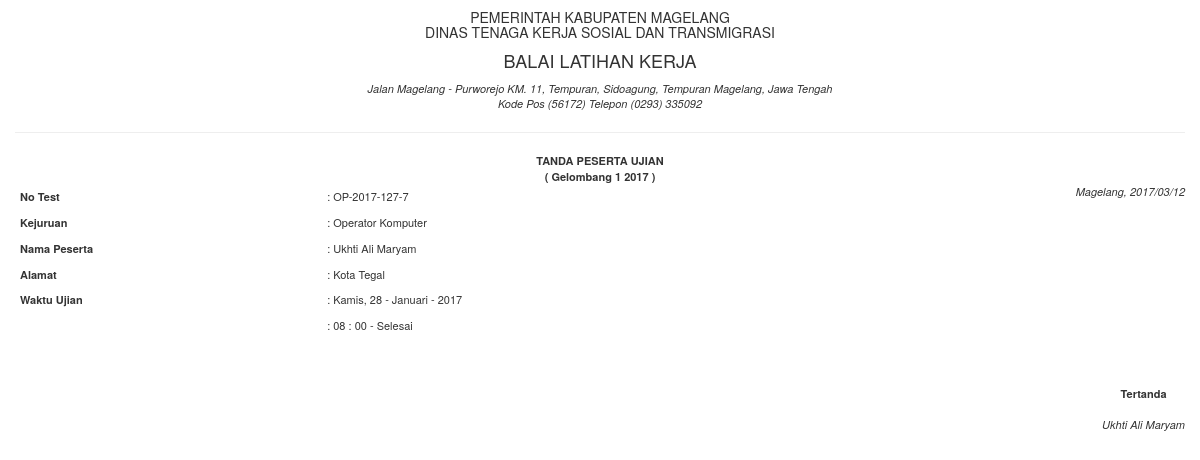
Screenshot of /contents.php?id=7 with the database file from the repository.
### tables this page shows
CREATE TABLE IF NOT EXISTS `gelombang` (
  `idGelombang` int(11) NOT NULL AUTO_INCREMENT,
  `idKejuruan` int(11) NOT NULL,
  `nama` varchar(255) NOT NULL,
  `kuota` int(11) DEFAULT '0',
  `syarat` text,
  `gelombangDibuka` date DEFAULT NULL,
  `keterangan` enum('Tutup','Buka') NOT NULL,
  PRIMARY KEY (`idGelombang`),
  KEY `idKejuruan` (`idKejuruan`)
);

CREATE TABLE IF NOT EXISTS `peserta` (
  `id_peserta` int(11) NOT NULL AUTO_INCREMENT,
  `nama` varchar(100) NOT NULL,
  `id_kejuruan` int(11) NOT NULL,
  `nik` varchar(100) NOT NULL,
  `ttl` text NOT NULL,
  `jk` enum('pria','wanita') NOT NULL,
  `id_agama` int(11) NOT NULL,
  `skawin` enum('Menikah','Belum') NOT NULL,
  `id_pendidikan` int(11) NOT NULL,
  `alamat` varchar(50) NOT NULL,
  `telp` varchar(25) NOT NULL,
  `p_kursus` text,
  `p_kerja` text,
  `nama_ortu` varchar(50) NOT NULL,
  `pk_ortu` varchar(30) NOT NULL,
  `alamat_ortu` varchar(100) NOT NULL,
  `ijazah` varchar(450) NOT NULL,
  `ktp` varchar(450) NOT NULL,
  `tanggalDaftar` date NOT NULL,
  `status_peserta` enum('0','1') NOT NULL,
  PRIMARY KEY (`id_peserta`),
  KEY `id_kejuruan` (`id_kejuruan`),
  KEY `id_agama` (`id_agama`),
  KEY `id_pendidikan` (`id_pendidikan`)
);

CREATE TABLE IF NOT EXISTS `kejuruan` (
  `id_kejuruan` int(4) NOT NULL AUTO_INCREMENT,
  `nama_kejuruan` varchar(50) NOT NULL,
  `maxKuota` int(11) NOT NULL DEFAULT '20',
  PRIMARY KEY (`id_kejuruan`)
);

### user/config/function.php (called while the page is built, shortened)
<?php
function getPeserta($id){
	$query = "SELECT * FROM peserta WHERE id_peserta='$id'";
	$sql = mysql_query($query);
	$result = mysql_fetch_assoc($sql);
	return $result;
}
function namaKejuruan($id_kejuruan){
	$sql = "SELECT nama_kejuruan FROM kejuruan WHERE id_kejuruan='$id_kejuruan'";
	$query = mysql_query($sql);
	$result = mysql_fetch_assoc($query);
	return $result['nama_kejuruan'];
}
function __generatorID($id_kejuruan){
      $sql = "SELECT CONCAT(LEFT(kejuruan.nama_kejuruan, 2),'-',DATE_FORMAT(peserta.tanggalDaftar, '%Y-%d'),peserta.id_peserta) AS ID_DAFTAR FROM kejuruan INNER JOIN peserta ON kejuruan.id_kejuruan = peserta.id_kejuruan WHERE kejuruan.id_kejuruan='$id_kejuruan'";
      $query = mysql_query($sql);
      $result = mysql_fetch_assoc($query);
      return strtoupper($result['ID_DAFTAR']);
}
function getGelombang($id_kejuruan){
	$query = "SELECT * FROM gelombang WHERE idKejuruan='$id_kejuruan'";
	$sql = mysql_query($query);
	$result = mysql_fetch_assoc($sql);
	return $result;
}
?>

### contents.php (the view, shortened to what this page needs)
<?php
require 'user/config/function.php';
$peserta = getPeserta($_GET['id']);
$data = getGelombang($peserta['id_kejuruan']);
$day = date('D', strtotime($data['gelombangDibuka']));
$dayList = array(
    'Sun' => 'Minggu',
    'Mon' => 'Senin',
    'Tue' => 'Selasa',
    'Wed' => 'Rabu',
    'Thu' => 'Kamis',
    'Fri' => 'Jumat',
    'Sat' => 'Sabtu'
);
$mon = date('m', strtotime($data['gelombangDibuka']));
$monList = array(
    '01' => 'Januari',
    '02' => 'Februari',
    '03' => 'Maret',
    '04' => 'April',
    '05' => 'Mei',
    '06' => 'Juni',
    '07' => 'Juli',
    '08' => 'Agustus',
    '09' => 'September',
    '10' => 'Oktober',
    '11' => 'November',
    '12' => 'Desember'
);
?>
<!DOCTYPE html>
<html>
<head>
	<link rel="stylesheet" href="http://localhost/project_blk/v.1.0.3/node_modules/bootstrap/dist/css/bootstrap.min.css">
</head>
<body>
	<div class="container-fluid">
		<h5 class="text-center">
			PEMERINTAH KABUPATEN MAGELANG <br> DINAS TENAGA KERJA SOSIAL DAN TRANSMIGRASI
		</h5>
		<h4 class="text-center">BALAI LATIHAN KERJA</h4>
		<address style="font-size:11px;" class="text-center">
			<i>Jalan Magelang - Purworejo KM. 11, Tempuran, Sidoagung, Tempuran Magelang, Jawa Tengah <br> Kode Pos (56172) Telepon (0293) 335092</i>
		</address>
		<hr>
		<div class="text-center">
			<b>TANDA PESERTA UJIAN</b><br>
			<b>( <?= $data['nama'] ?> )</b>
		</div>
		<div class="text-justify" style="font-size:11px;">
			<span class="pull-right"><i>Magelang, <?= str_replace('-','/',$peserta['tanggalDaftar']) ?></i></span>
		    <table class="table-condensed" style="width:75%;">
		    	<tr>
		    		<th style="width:35%;">No Test</th>
		    		<td style="width:65%;">: <?= __generatorID($peserta['id_kejuruan']).'-'.$peserta['id_peserta'] ?></td>
		    	</tr>
		    	<tr>
					<th style="width:35%;">Kejuruan</th>
					<td style="width:65%;">: <?= namaKejuruan($peserta['id_kejuruan']); ?></td>
				</tr>
				<tr>
					<th style="width:35%;">Nama Peserta</th>
					<td style="width:65%;">: <?= $peserta['nama'] ?></td>
				</tr>
				<tr>
		    		<th style="width:35%;">Alamat</th>
					<td style="width:65%;">: <?= $peserta['alamat'] ?></td>
		    	</tr>
		    	<tr>
		    		<th style="width:35%;">Waktu Ujian</th>
					<td style="width:65%;">: <?= $dayList[$day] . ', '. date('d') .' - '. $monList[$mon] . ' - '. date('Y') ?></td>
		    	</tr>
		    	<tr>
		    		<th style="width:35%;">&nbsp;</th>
					<td style="width:65%;">: 08 : 00 - Selesai</td>
		    	</tr>
		    </table>
		    <br>
		    <br><br>
		    <span class="pull-right text-center">
		    <b>Tertanda</b>
		    <br><br>
		    <i><?= $peserta['nama'] ?></i>
		    </span>
		</div>
	</div>
</body>
</html>

### contents.php (style rules this page uses)
body { font-size: 11px; }

### rows the page displays
gelombang: nama "Gelombang 1 2017", gelombangDibuka "Kamis", gelombangDibuka "Januari"
peserta: tanggalDaftar "2017/03/12", id_peserta "7", id_kejuruan.nama_kejuruan "Operator Komputer", nama "Ukhti Ali Maryam", alamat "Kota Tegal"

### other values shown
__generatorID($peserta['id_kejuruan']) "OP-2017-127"
